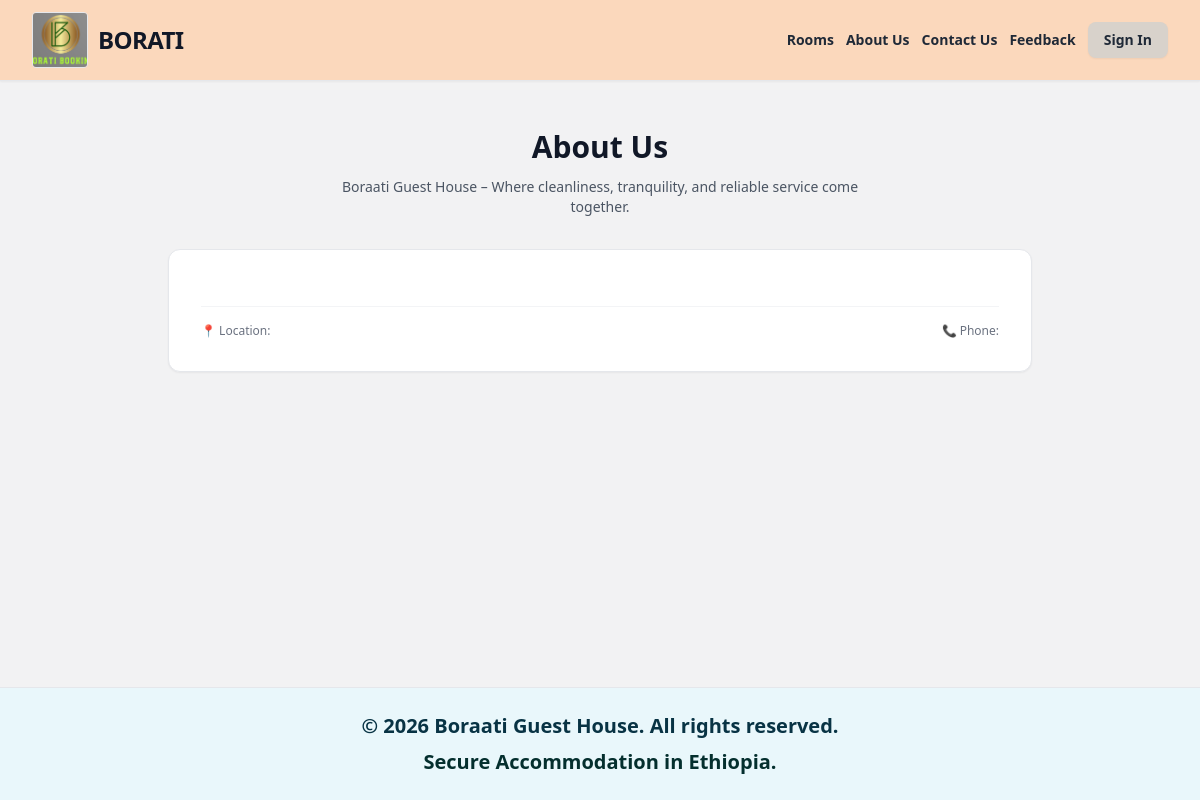
Page /about/ on the earlier database version.
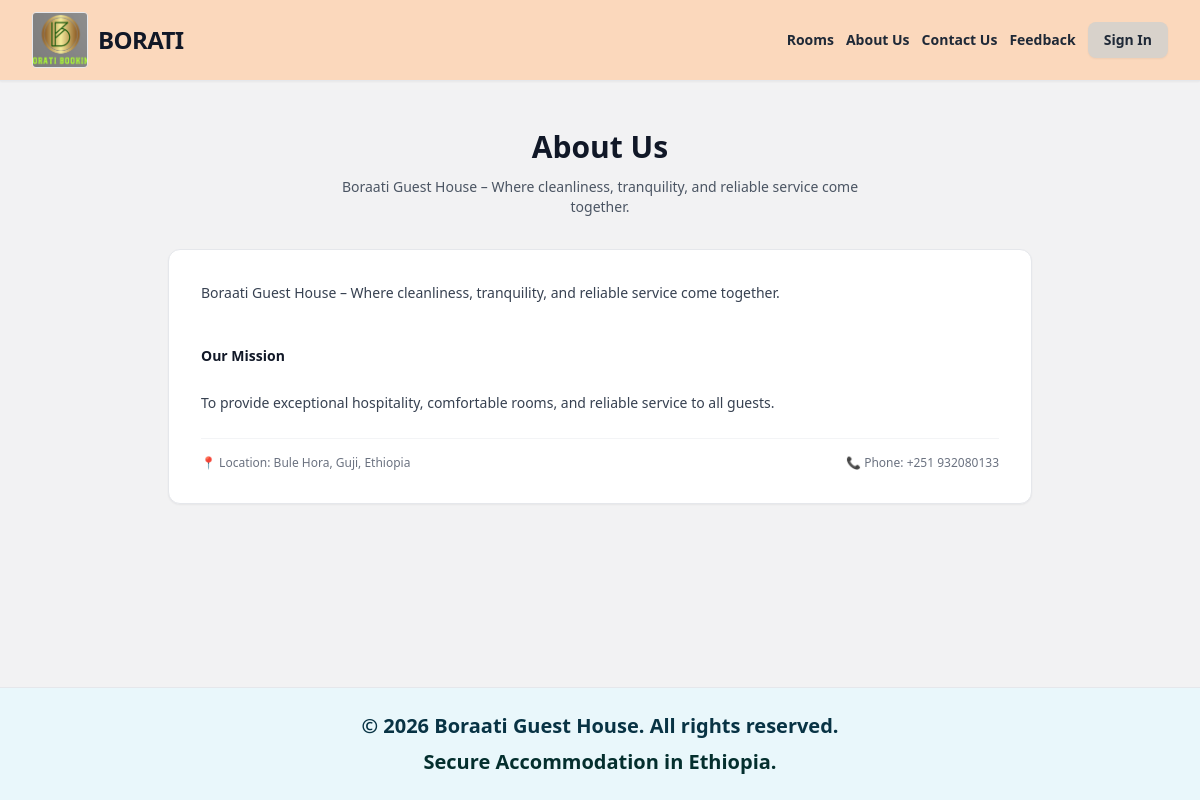
Same page on the later database version.
### boratiapp/models.py (models this page shows, shortened)
class AboutContent(models.Model):
    title = models.CharField(max_length=200, default="Waa'ee Boraati Guest House")
    description = models.TextField(help_text="Tajaajilaa fi seenaa gabaabaa guest house")
    mission = models.TextField(blank=True, null=True)
    phone = models.CharField(max_length=20, default="+251...")
    location = models.CharField(max_length=200, default="Bule Hora, Guji, Ethiopia")

### boratiapp/views.py (the view)
# urls.py: path('about/', views.about_view, name='about_page'),
def about_view(request):
    about = AboutContent.objects.first()
    return render(request, 'user_base_templates/about.html', {'about': about})

### boratiapp/templates/user_base_templates/about.html (shortened to what this page needs)
{% extends 'user_base_templates/base.html' %}
{% block content %}
<div class="max-w-4xl mx-auto py-12 px-4 space-y-8">
    <div class="text-center space-y-3">
        <h1 class="text-3xl font-bold text-gray-900">{{ about.title|default:"About Us" }}</h1>
        <p class="text-gray-600 max-w-xl mx-auto text-sm">Boraati Guest House – Where cleanliness, tranquility, and reliable service come together.</p>
    </div>
    <div class="bg-white border border-gray-200 rounded-xl p-8 shadow-sm space-y-6 text-sm text-gray-700 leading-relaxed">
        <p>{{ about.description }}</p>
        {% if about.mission %}
            <h3 class="font-semibold text-gray-900 pt-4">Our Mission</h3>
            <p>{{ about.mission }}</p>
        {% endif %}
        <div class="pt-4 border-t border-gray-100 flex flex-col sm:flex-row justify-between text-xs text-gray-500">
            <span>📍 Location: {{ about.location }}</span>
            <span>📞 Phone: {{ about.phone }}</span>
        </div>
    </div>
</div>
{% endblock %}

Differences in the rows shown:
added AboutContent: title "About Us", description "Boraati Guest House – Where cleanliness, tranquility, and reliable service come together.", mission "To provide exceptional hospitality, comfortable rooms, and reliable service to all guests.", location "Bule Hora, Guji, Ethiopia", phone "+251 932080133"
Other differences:
{{ about.title|default:"About Us" }}: "About Us" → (not shown)
text now shown: "Our Mission"
